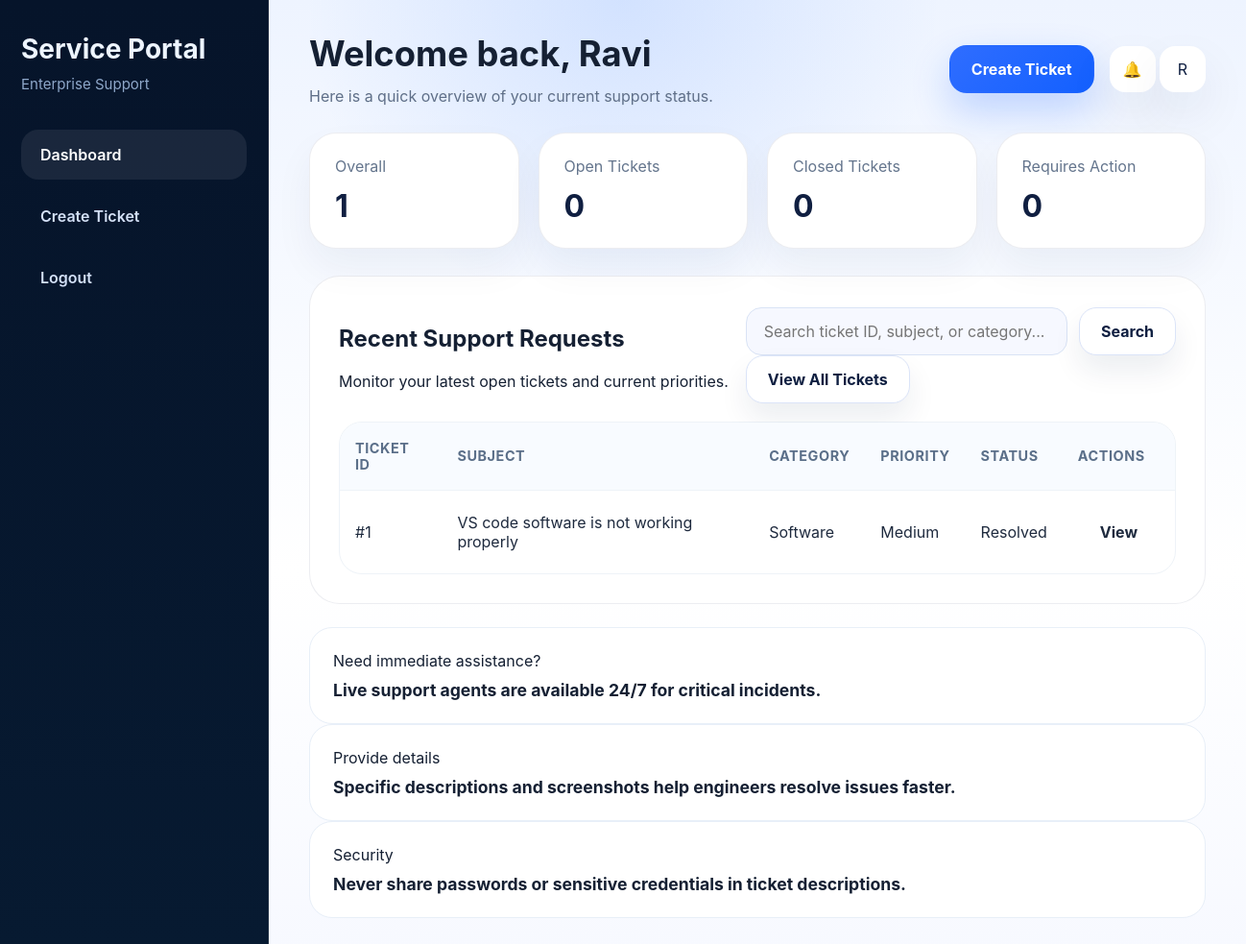
/employee/dashboard (signed in), run on the app's committed database.
### tables this page shows
CREATE TABLE users (
    id INTEGER PRIMARY KEY AUTOINCREMENT,
    username TEXT NOT NULL UNIQUE,
    password TEXT NOT NULL,
    fullname TEXT NOT NULL,
    role TEXT NOT NULL CHECK(role IN ('employee','it'))
, email TEXT, department TEXT);

CREATE TABLE tickets (
    id INTEGER PRIMARY KEY AUTOINCREMENT,
    title TEXT NOT NULL,
    category TEXT NOT NULL,
    priority TEXT NOT NULL,
    severity TEXT NOT NULL,
    description TEXT NOT NULL,
    status TEXT NOT NULL DEFAULT 'Open',
    employee_id INTEGER NOT NULL,
    assigned_to INTEGER,
    created_at TEXT NOT NULL,
    updated_at TEXT NOT NULL,
    resolution_notes TEXT,
    FOREIGN KEY(employee_id) REFERENCES users(id),
    FOREIGN KEY(assigned_to) REFERENCES users(id)
);

### app.py (the view)
        def decorated_view(*args, **kwargs):
            if g.user is None:
                return redirect(url_for('login'))
            if role and g.user['role'] != role:
                flash('Access denied for your role.', 'warning')
                return redirect(url_for(ROLE_ROUTES[g.user['role']]))
            return fn(*args, **kwargs)

### app.py (called while the page is built)
@app.before_request
def load_logged_in_user():
    user_id = session.get('user_id')
    if user_id is None:
        g.user = None
    else:
        g.user = get_user_by_id(user_id)

def login_required(role=None):
    def wrapper(fn):
        def decorated_view(*args, **kwargs):
            if g.user is None:
                return redirect(url_for('login'))
            if role and g.user['role'] != role:
                flash('Access denied for your role.', 'warning')
                return redirect(url_for(ROLE_ROUTES[g.user['role']]))
            return fn(*args, **kwargs)
        decorated_view.__name__ = fn.__name__
        return decorated_view
    return wrapper

@app.route('/employee/dashboard')
@login_required('employee')
def employee_dashboard():
    filters = {
        'search': request.args.get('search'),
        'category': request.args.get('category'),
        'status': request.args.get('status'),
        'priority': request.args.get('priority'),
        'severity': request.args.get('severity'),
    }
    tickets = fetch_tickets_for_employee(g.user['id'], filters)
    stats = ticket_stats_for_employee(g.user['id'])
    return render_template(
        'employee_dashboard.html',
        user=g.user,
        tickets=tickets,
        stats=stats,
        categories=CATEGORIES,
        priorities=PRIORITIES,
        severities=SEVERITIES,
        status_options=STATUS_OPTIONS,
        filters=filters,
    )

### database/models.py (called while the page is built)
def get_connection():
    conn = sqlite3.connect(DB_PATH)
    conn.row_factory = sqlite3.Row
    return conn

def query_db(query, args=(), one=False):
    conn = get_connection()
    cur = conn.execute(query, args)
    rv = cur.fetchall()
    conn.commit()
    conn.close()
    return (rv[0] if rv else None) if one else rv

def get_user_by_id(user_id):
    return query_db('SELECT * FROM users WHERE id = ?', (user_id,), one=True)

def ticket_stats_for_employee(employee_id):
    rows = query_db(
        'SELECT status, COUNT(*) AS count FROM tickets WHERE employee_id = ? GROUP BY status',
        (employee_id,)
    )
    return {row['status']: row['count'] for row in rows}

### templates/employee_dashboard.html (shortened to what this page needs)
<!DOCTYPE html>
<html lang="en">
<head>
    <link rel="stylesheet" href="{{ url_for('static', filename='css/style.css') }}">
</head>
<body>
    <div class="layout-shell">
        <aside class="sidebar">
            <div class="brand">
                <h2>Service Portal</h2>
                <span>Enterprise Support</span>
            </div>
            <nav>
                <a href="{{ url_for('employee_dashboard') }}" class="active">Dashboard</a>
                <a href="{{ url_for('raise_ticket') }}">Create Ticket</a>
                <a href="{{ url_for('logout') }}">Logout</a>
            </nav>
        </aside>
        <main class="content">
            <div class="header-top">
                <div class="topbar-left">
                    <h1>Welcome back, {{ user['fullname'].split(' ')[0] }}</h1>
                    <p>Here is a quick overview of your current support status.</p>
                </div>
                <div class="topbar-actions">
                    <a href="{{ url_for('raise_ticket') }}" class="button button-primary">Create Ticket</a>
                    <div class="user-row">
                        <div class="notification-pill">🔔</div>
                        <div class="avatar-pill">{{ user['fullname'][0]|upper }}</div>
                    </div>
                </div>
            </div>
            <section class="dashboard-grid">
                <div class="stat-card">
                    <span>Overall</span>
                    <strong>{{ tickets|length }}</strong>
                </div>
                <div class="stat-card">
                    <span>Open Tickets</span>
                    <strong>{{ stats.get('Open', 0) }}</strong>
                </div>
                <div class="stat-card">
                    <span>Closed Tickets</span>
                    <strong>{{ stats.get('Closed', 0) }}</strong>
                </div>
                <div class="stat-card">
                    <span>Requires Action</span>
                    <strong>{{ stats.get('In Progress', 0) }}</strong>
                </div>
            </section>
            <section class="panel">
                <div class="ticket-list-header">
                    <div>
                        <h2>Recent Support Requests</h2>
                        <p>Monitor your latest open tickets and current priorities.</p>
                    </div>
                    <div class="filter-row">
                        <form method="get" class="search-form" style="display:flex; gap:12px; align-items:center; width:100%; max-width:640px;">
                            <div class="search-bar" style="flex:1;">
                                <input type="text" name="search" placeholder="Search ticket ID, subject, or category..." value="{{ filters.search or '' }}">
                            </div>
                            <button type="submit" class="button button-secondary">Search</button>
                        </form>
                        <a href="{{ url_for('employee_dashboard') }}" class="button button-secondary">View All Tickets</a>
                    </div>
                </div>
                <div class="table-wrapper">
                    <table>
                        <thead>
                            <tr>
                                <th>TICKET ID</th>
                                <th>SUBJECT</th>
                                <th>CATEGORY</th>
                                <th>PRIORITY</th>
                                <th>STATUS</th>
                                <th>ACTIONS</th>
                            </tr>
                        </thead>
                        <tbody>
                            {% for ticket in tickets %}
                                <tr>
                                    <td>#{{ ticket['id'] }}</td>
                                    <td>{{ ticket['title'] }}</td>
                                    <td>{{ ticket['category'] }}</td>
                                    <td><span class="status-badge status-{{ ticket['priority']|replace(' ', '-') }}">{{ ticket['priority'] }}</span></td>
                                    <td><span class="status-badge status-{{ ticket['status']|replace(' ', '-') }}">{{ ticket['status'] }}</span></td>
                                    <td><a href="{{ url_for('ticket_details', ticket_id=ticket['id']) }}" class="button button-small">View</a></td>
                                </tr>
                            {% else %}
                                <tr><td colspan="6" class="empty-row">No tickets found.</td></tr>
                            {% endfor %}
                        </tbody>
                    </table>
                </div>
            </section>
            <section class="info-grid">
                <div class="info-card">
                    <span>Need immediate assistance?</span>
                    <strong>Live support agents are available 24/7 for critical incidents.</strong>
                </div>
                <div class="info-card">
                    <span>Provide details</span>
                    <strong>Specific descriptions and screenshots help engineers resolve issues faster.</strong>
                </div>
                <div class="info-card">
                    <span>Security</span>
                    <strong>Never share passwords or sensitive credentials in ticket descriptions.</strong>
                </div>
            </section>
        </main>
    </div>
</body>
</html>

### static/css/style.css (style rules this page uses)
* { box-sizing: border-box; }
:root { color-scheme: light; font-family: 'Inter', 'Segoe UI', Tahoma, Geneva, Verdana, sans-serif; font-synthesis: none; text-rendering: optimizeLegibility; -webkit-font-smoothing: antialiased; }
html { scroll-behavior: smooth; }
body { margin: 0; min-height: 100vh; background: radial-gradient(circle at top, rgba(10,97,255,0.12), transparent 28%), linear-gradient(180deg, #eef4ff 0%, #ffffff 60%, #f7f9ff 100%); color: #152033; }
a { text-decoration: none; color: inherit; }
button, input, textarea, select { font: inherit; }
.button, button { display: inline-flex; align-items: center; justify-content: center; gap: 8px; padding: 14px 22px; border-radius: 18px; border: 1px solid transparent; font-weight: 700; transition: transform 0.2s ease, box-shadow 0.2s ease, background 0.2s ease, color 0.2s ease; white-space: nowrap; }
.button-primary { color: #ffffff; background: linear-gradient(135deg, #2f6dff 0%, #1360ff 100%); box-shadow: 0 18px 40px rgba(19,97,255,0.24); }
.button-secondary { color: #0f1f41; background: #ffffff; border-color: #dbe4f8; box-shadow: 0 16px 30px rgba(15,35,80,0.08); }
.layout-shell { display: grid; grid-template-columns: 280px 1fr; min-height: 100vh; }
.sidebar { padding: 34px 22px; background: linear-gradient(180deg, #06142a 0%, #071a31 100%); color: #eef5ff; border-right: 1px solid rgba(255,255,255,0.08); }
.sidebar .brand h2 { margin: 0; font-size: 1.75rem; }
.sidebar .brand span { margin-top: 10px; display: inline-block; color: #8fa8ca; font-size: 0.94rem; }
.sidebar nav { margin-top: 38px; display: grid; gap: 12px; }
.sidebar nav a { display: block; padding: 16px 20px; border-radius: 18px; color: #d4e1f7; font-weight: 600; transition: background 0.2s ease, color 0.2s ease; }
.sidebar nav a.active, .sidebar nav a:hover { color: #ffffff; background: rgba(255,255,255,0.08); }
.content { padding: 34px 42px; }
.header-top { display: flex; justify-content: space-between; gap: 18px; align-items: center; margin-bottom: 28px; }
.topbar-left h1 { margin: 0; font-size: clamp(2rem, 2.8vw, 2.8rem); }
.topbar-left p { margin: 12px 0 0; color: #5f6f88; }
.topbar-actions { display: flex; align-items: center; gap: 16px; flex-wrap: wrap; }
.search-bar { display: flex; align-items: center; gap: 12px; width: min(520px, 100%); }
.search-bar input { width: 100%; padding: 14px 18px; border-radius: 16px; border: 1px solid #d9e3f5; background: #f6f8ff; color: #182135; }
.notification-pill, .avatar-pill { width: 48px; height: 48px; border-radius: 16px; display: inline-flex; align-items: center; justify-content: center; background: #ffffff; box-shadow: 0 22px 50px rgba(15,35,80,0.08); color: #0f1f41; }
.dashboard-grid { display: grid; grid-template-columns: repeat(4, minmax(0, 1fr)); gap: 20px; margin-bottom: 28px; }
.dashboard-grid .stat-card { padding: 24px 26px; background: #ffffff; border-radius: 28px; border: 1px solid rgba(15,35,80,0.08); box-shadow: 0 20px 40px rgba(15,35,80,0.05); }
.stat-card span { color: #64758d; }
.stat-card strong { display: block; margin-top: 12px; font-size: 2rem; color: #101f41; }
.panel { background: #ffffff; border-radius: 32px; padding: 30px; border: 1px solid rgba(15,35,80,0.08); }
.ticket-list-header { display: flex; flex-wrap: wrap; gap: 18px; justify-content: space-between; align-items: center; margin-bottom: 16px; }
.ticket-list-header .filter-row { flex: 1; min-width: 360px; }
.ticket-list-header .button { white-space: nowrap; }
.table-wrapper { overflow-x: auto; border-radius: 24px; border: 1px solid #eef3f8; }
table { width: 100%; border-collapse: collapse; min-width: 860px; }
thead th { background: #f8fbff; position: sticky; top: 0; z-index: 2; text-align: left; padding: 18px 16px; color: #5b6f89; font-weight: 700; font-size: 0.9rem; text-transform: uppercase; letter-spacing: 0.04em; }
tbody td { padding: 18px 16px; border-top: 1px solid #eef3f8; vertical-align: middle; color: #1e2a3e; }
.info-grid { grid-template-columns: repeat(3, minmax(0, 1fr)); gap: 20px; margin-top: 24px; }
.info-card { padding: 24px; background: #ffffff; border-radius: 24px; border: 1px solid #e8eff8; }
.info-card strong { display: block; margin-top: 10px; font-size: 1.1rem; }

### data on the page
users: fullname "Ravi", fullname "R"
tickets: id "1", title "VS code software is not working properly", category "Software", priority "Medium", status "Resolved"

### other printed values
{{ tickets|length }} "1"
{{ stats.get('Open', 0) }} "0"
{{ stats.get('Closed', 0) }} "0"
{{ stats.get('In Progress', 0) }} "0"
